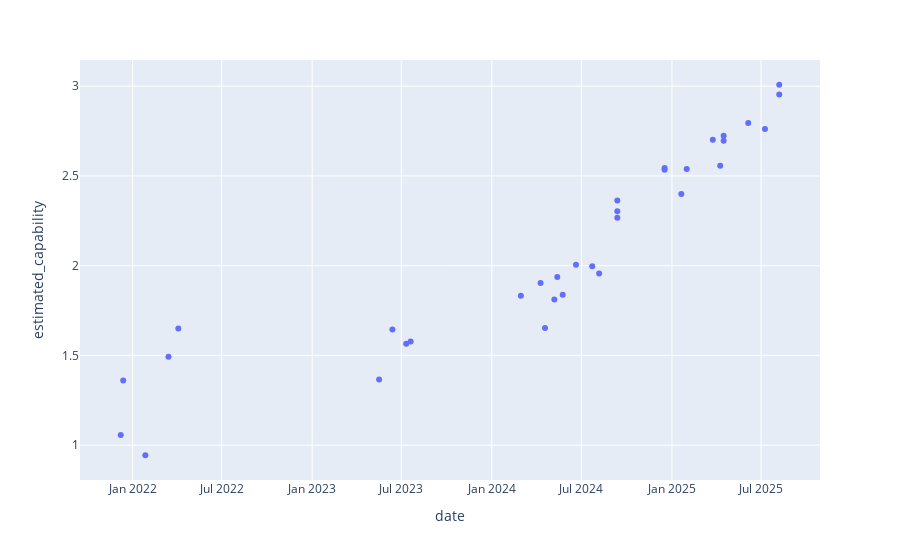

The notebook cell this image was saved under:
### Code cell
import plotly.express as px
px.scatter(
    topn_df, 
    x='date', 
    y='estimated_capability', 
    # color='has_tie',
    hover_data=['model', 'estimated_capability']
)

### Figure 1 — Plotly figure (JSON) as saved in the notebook; plotly's stock layout.template omitted (floating-point values rounded to 4 significant figures)
{"data": [{"customdata": [["gpt-5-2025-08-07_medium"], ["gpt-5-2025-08-07_high"], ["gemini-2.5-pro-preview-06-05"], ["grok-4-0709"], ["o3-2025-04-16_high"], ["gemini-2.5-pro-exp-03-25"], ["o3-2025-04-16_medium"], ["gemini-2.5-pro-preview-03-25"], ["o1-2024-12-17_high"], ["o3-mini-2025-01-31_high"], ["o1-2024-12-17_medium"], ["DeepSeek-R1"], ["o1-mini-2024-09-12_high"], ["o1-mini-2024-09-12_medium"], ["o1-preview-2024-09-12"], ["claude-3-5-sonnet-20240620"], ["Llama-3.1-405B"], ["gpt-4o-2024-08-06"], ["gpt-4o-2024-05-13"], ["gpt-4-turbo-2024-04-09"], ["gemini-1.5-pro-001"], ["claude-3-opus-20240229"], ["DeepSeek-V2"], ["Meta-Llama-3-70B-Instruct"], ["PaLM 540B"], ["gpt-4-0613"], ["StableBeluga2"], ["claude-2.0"], ["text-davinci-002"], ["PaLM 2-L"], ["GLaM (MoE)"], ["Gopher (280B)"], ["text-davinci-001"]], "hovertemplate": "date=%{x}<br>estimated_capability=%{y}<br>model=%{customdata[0]}<extra></extra>", "legendgroup": "", "marker": {"color": "#636efa", "symbol": "circle"}, "mode": "markers", "name": "", "orientation": "v", "showlegend": false, "type": "scatter", "x": ["2025-08-07", "2025-08-07", "2025-06-05", "2025-07-09", "2025-04-16", "2025-03-25", "2025-04-16", "2025-04-09", "2024-12-17", "2025-01-31", "2024-12-17", "2025-01-20", "2024-09-12", "2024-09-12", "2024-09-12", "2024-06-20", "2024-07-23", "2024-08-06", "2024-05-13", "2024-04-09", "2024-05-24", "2024-02-29", "2024-05-07", "2024-04-18", "2022-04-04", "2023-06-13", "2023-07-20", "2023-07-11", "2022-03-15", "2023-05-17", "2021-12-13", "2021-12-08", "2022-01-27"], "xaxis": "x", "y": [3.008, 2.954, 2.795, 2.762, 2.724, 2.702, 2.696, 2.556, 2.544, 2.539, 2.535, 2.4, 2.364, 2.303, 2.267, 2.005, 1.997, 1.956, 1.937, 1.904, 1.838, 1.832, 1.812, 1.653, 1.65, 1.644, 1.577, 1.565, 1.492, 1.365, 1.361, 1.057, 0.9437], "yaxis": "y"}], "layout": {"legend": {"tracegroupgap": 0}, "margin": {"t": 60}, "xaxis": {"anchor": "y", "domain": [0, 1], "title": {"text": "date"}}, "yaxis": {"anchor": "x", "domain": [0, 1], "title": {"text": "estimated_capability"}}}}
